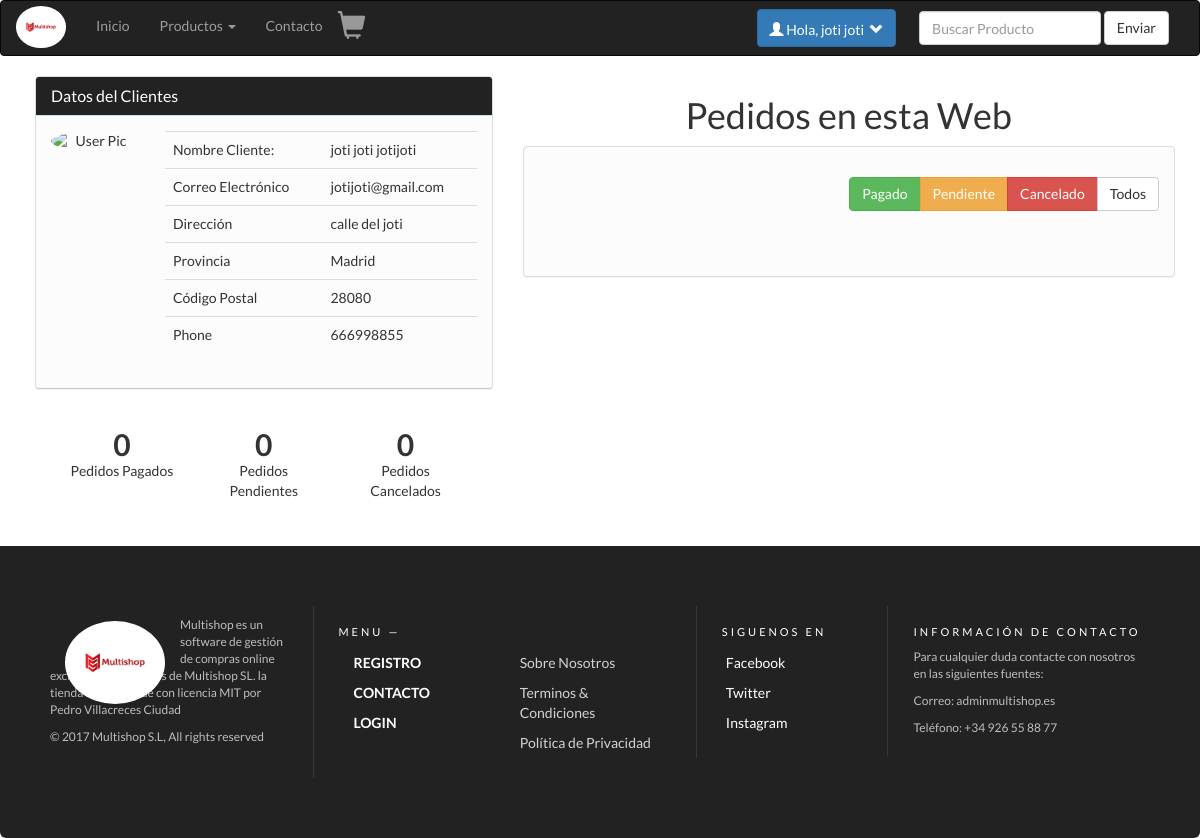
/profile (signed in), run on the app's committed database.
### tables this page shows
CREATE TABLE `customers` (
  `id_customer` int(3) NOT NULL AUTO_INCREMENT,
  `name` varchar(20) NOT NULL DEFAULT '',
  `surname` varchar(50) NOT NULL DEFAULT '',
  `mail` varchar(50) NOT NULL DEFAULT '',
  `address` varchar(50) NOT NULL DEFAULT '',
  `post_code` varchar(20) NOT NULL DEFAULT '',
  `region` varchar(20) NOT NULL DEFAULT '',
  `phone` varchar(20) NOT NULL DEFAULT '',
  `password` varchar(20) NOT NULL,
  `validate` int(1) NOT NULL DEFAULT '0',
  `counter` int(1) DEFAULT NULL,
  PRIMARY KEY (`id_customer`)
);

### controllers/links.php (called while the page is built)
<?php
class Links
{
    public function linksController()
    {
        if (isset($_GET["action"])) {
            $links = $_GET["action"];
        } else {
            $links = "index";
        }
        $response = LinksModels::linksModel($links);
        include $response;
    }
}

### controllers/template.php (called while the page is built)
<?php
class TemplateController
{
    public function template()
    {
        include "views/template.php";
    }
}

### index.php (called while the page is built, shortened)
<?php
require_once "models/links.php";
require_once "models/profile.php";
require_once "models/shoppingcart.php";
require_once "controllers/template.php";
require_once "controllers/links.php";
require_once "controllers/Profile.php";
$template = new TemplateController();
$template->template();
?>

### models/conexion.php (called while the page is built)
<?php
class Conexion
{
    public static function connect()
    {
        $link = new PDO('mysql:dbname=multishop;host=localhost', "root", "");
        return $link;
    }
}

### models/profile.php (called while the page is built, shortened)
<?php
require_once "conexion.php";
class ProfileModels
{
    public static function getCustomerByEmail($mail, $table)
    {
        $stmt = Conexion::connect()->prepare("SELECT id_customer, name, surname, mail, address, post_code, region, phone, validate FROM $table WHERE mail = :mail");
        $stmt->bindParam(":mail", $mail, PDO::PARAM_STR);
        $stmt->execute();
        return $stmt->fetch();
    }
    public static function getCountsStatusesByCustomer($id, $table){
        $stmt = Conexion::connect()->prepare("SELECT sum(case when id_status = 1 then 1 end) as paid,
                                                sum(case when id_status = 2 then 1 end) as unpaid,
                                                sum(case when id_status = 3 then 1 end) as cancel
                                                FROM $table where id_customer = :id");
        $stmt->bindParam(":id", $id, PDO::PARAM_INT);
        $stmt->execute();
        return $stmt->fetch();
    }
}

### controllers/Profile.php (the view, shortened to what this page needs)
<?php
require_once(__DIR__ . "/../models/profile.php");
class Profile
{
    public function getCustomerByEmail($data)
    {
        $response = ProfileModels::getCustomerByEmail($data, "customers");
        $counters = ProfileModels::getCountsStatusesByCustomer($response["id_customer"], "deliveries");
        $unpaid = $counters['unpaid'] ? $counters['unpaid'] : 0;
        $paid = $counters['paid'] ? $counters['paid'] : 0;
        $cancel = $counters['cancel'] ? $counters['cancel'] : 0;
        echo
            '<div class="panel-body">
                    <div class="row">
                        <div class="col-md-3 col-lg-3 " align="center"><img alt="User Pic" src=""
                                                                            class="img-circle img-responsive"></div>
                        <div class=" col-md-9 col-lg-9 ">
                            <table class="table table-user-information">
                                <tbody>
                                <tr>
                                    <td>Nombre Cliente:</td>
                                    <td> ' . $response["name"] . ' ' . $response["surname"] . ' </td>
                                </tr>
                                <tr>
                                    <td>Correo Electrónico</td>
                                    <td>' . $response["mail"] . '</td>
                                </tr>
                                <tr>
                                    <td>Dirección</td>
                                    <td>' . $response["address"] . '</td>
                                </tr>
                                <tr>
                                    <td>Provincia</td>
                                    <td>' . $response["region"] . '</td>
                                </tr>
                                <tr>
                                    <td>Código Postal</td>
                                    <td>' . $response["post_code"] . '</td>
                                </tr>
                                <tr>
                                    <td>Phone</td>
                                    <td>' . $response["phone"] . '</td>
                                </tr>
                                </tbody>
                            </table>
                        </div>
                    </div>
                </div>
                <div class="panel-body col-xs-12 divider text-center">
                    <div class="col-xs-12 col-sm-4 emphasis">
                        <h2><strong>' . $paid . '</strong></h2>
                        <p>
                            Pedidos Pagados
                        </p>
                    </div>
                    <div class="col-xs-12 col-sm-4 emphasis">
                        <h2><strong>' . $unpaid . '</strong></h2>
                        <p>
                            Pedidos Pendientes
                        </p>
                    </div>
                    <div class="col-xs-12 col-sm-4 emphasis">
                        <h2><strong>' . $cancel . '</strong></h2>
                        <p>
                            Pedidos Cancelados
                        </p>
                    </div>
                </div>';
    }
}

### components/css/style.css (style rules this page uses)
body { font-family: 'Lato', 'sans-serif' !important; }

### components/css/registrationForm.css (style rules this page uses)
body { background-color: #525252; }

### components/css/profileSection.css (style rules this page uses)
body { font-family: 'Lato', 'sans-serif'; }
.divider { border-top: 1px solid rgba(0, 0, 0, 0.1); }
.emphasis { border-top: 4px solid transparent; }
.emphasis h2 { margin-bottom: 0; }

### data on the page
customers: name "joti joti", surname "jotijoti", mail "jotijoti@gmail.com", address "calle del joti", region "Madrid", post_code "28080", phone "666998855"

### other printed values
$_SESSION["name"] "joti joti"
$paid "0"
$unpaid "0"
$cancel "0"
